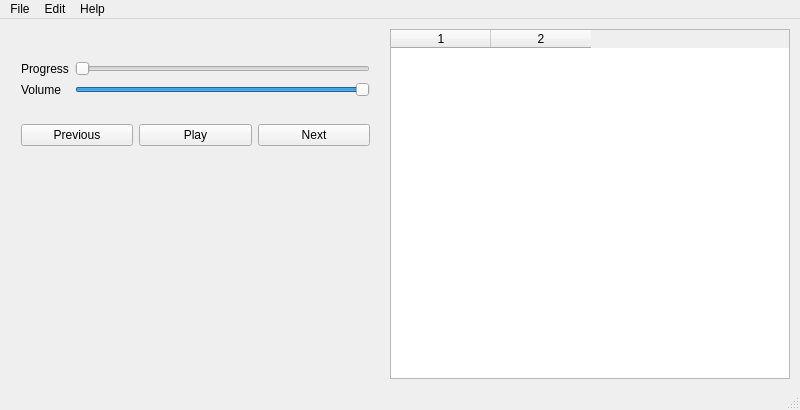
<?xml version="1.0" encoding="UTF-8"?>
<ui version="4.0">
 <class>MainWindow</class>
 <widget class="QMainWindow" name="MainWindow">
  <property name="geometry">
   <rect>
    <x>0</x>
    <y>0</y>
    <width>800</width>
    <height>410</height>
   </rect>
  </property>
  <property name="minimumSize">
   <size>
    <width>800</width>
    <height>410</height>
   </size>
  </property>
  <property name="windowTitle">
   <string>MainWindow</string>
  </property>
  <widget class="QWidget" name="centralWidget">
   <widget class="QWidget" name="layoutWidget">
    <property name="geometry">
     <rect>
      <x>10</x>
      <y>10</y>
      <width>371</width>
      <height>151</height>
     </rect>
    </property>
    <layout class="QGridLayout" name="gridLayout_2">
     <item row="0" column="0">
      <layout class="QGridLayout" name="gridLayout">
       <item row="0" column="0">
        <widget class="QLabel" name="label">
         <property name="text">
          <string>Progress</string>
         </property>
        </widget>
       </item>
       <item row="0" column="1">
        <widget class="QSlider" name="sliderProgress">
         <property name="orientation">
          <enum>Qt::Horizontal</enum>
         </property>
        </widget>
       </item>
       <item row="1" column="0">
        <widget class="QLabel" name="label_2">
         <property name="text">
          <string>Volume</string>
         </property>
        </widget>
       </item>
       <item row="1" column="1">
        <widget class="QSlider" name="sliderVolume">
         <property name="value">
          <number>99</number>
         </property>
         <property name="orientation">
          <enum>Qt::Horizontal</enum>
         </property>
        </widget>
       </item>
      </layout>
     </item>
     <item row="1" column="0">
      <layout class="QHBoxLayout" name="horizontalLayout">
       <item>
        <widget class="QPushButton" name="pushButton">
         <property name="text">
          <string>Previous</string>
         </property>
        </widget>
       </item>
       <item>
        <widget class="QPushButton" name="pushButton_2">
         <property name="text">
          <string>Play</string>
         </property>
        </widget>
       </item>
       <item>
        <widget class="QPushButton" name="pushButton_3">
         <property name="text">
          <string>Next</string>
         </property>
        </widget>
       </item>
      </layout>
     </item>
    </layout>
   </widget>
   <widget class="QTableWidget" name="tableWidget">
    <property name="enabled">
     <bool>true</bool>
    </property>
    <property name="geometry">
     <rect>
      <x>390</x>
      <y>10</y>
      <width>400</width>
      <height>350</height>
     </rect>
    </property>
    <property name="editTriggers">
     <set>QAbstractItemView::DoubleClicked</set>
    </property>
    <property name="columnCount">
     <number>2</number>
    </property>
    <column/>
    <column/>
   </widget>
   <zorder>layoutWidget</zorder>
   <zorder>tableWidget</zorder>
   <zorder></zorder>
  </widget>
  <widget class="QMenuBar" name="menuBar">
   <property name="geometry">
    <rect>
     <x>0</x>
     <y>0</y>
     <width>800</width>
     <height>21</height>
    </rect>
   </property>
   <widget class="QMenu" name="menuFile">
    <property name="title">
     <string>File</string>
    </property>
    <addaction name="actionOpen"/>
    <addaction name="actionOpen_audio_CD"/>
    <addaction name="separator"/>
    <addaction name="actionAdd"/>
    <addaction name="actionAdd_folder"/>
    <addaction name="actionAdd_location"/>
    <addaction name="separator"/>
    <addaction name="actionNew_playlist"/>
    <addaction name="actionLoad_playlist"/>
    <addaction name="actionSave_playlist"/>
    <addaction name="separator"/>
    <addaction name="actionOptions"/>
    <addaction name="separator"/>
    <addaction name="actionExit"/>
   </widget>
   <widget class="QMenu" name="menuEdit">
    <property name="title">
     <string>Edit</string>
    </property>
    <addaction name="actionUndo"/>
    <addaction name="actionRedo"/>
    <addaction name="separator"/>
   </widget>
   <widget class="QMenu" name="menuHelp">
    <property name="title">
     <string>Help</string>
    </property>
    <addaction name="actionAbout"/>
   </widget>
   <addaction name="menuFile"/>
   <addaction name="menuEdit"/>
   <addaction name="menuHelp"/>
  </widget>
  <widget class="QStatusBar" name="statusBar"/>
  <action name="actionOpen">
   <property name="text">
    <string>Open</string>
   </property>
  </action>
  <action name="actionAdd">
   <property name="text">
    <string>Add files</string>
   </property>
  </action>
  <action name="actionOpen_audio_CD">
   <property name="text">
    <string>Open audio CD</string>
   </property>
  </action>
  <action name="actionAdd_folder">
   <property name="text">
    <string>Add folder</string>
   </property>
  </action>
  <action name="actionAdd_location">
   <property name="text">
    <string>Add location</string>
   </property>
  </action>
  <action name="actionNew_playlist">
   <property name="text">
    <string>New playlist</string>
   </property>
  </action>
  <action name="actionLoad_playlist">
   <property name="text">
    <string>Load playlist</string>
   </property>
  </action>
  <action name="actionSave_playlist">
   <property name="text">
    <string>Save playlist</string>
   </property>
  </action>
  <action name="actionOptions">
   <property name="text">
    <string>Options</string>
   </property>
  </action>
  <action name="actionExit">
   <property name="text">
    <string>Exit</string>
   </property>
  </action>
  <action name="actionUndo">
   <property name="text">
    <string>Undo</string>
   </property>
  </action>
  <action name="actionRedo">
   <property name="text">
    <string>Redo</string>
   </property>
  </action>
  <action name="actionAbout">
   <property name="text">
    <string>About</string>
   </property>
  </action>
 </widget>
 <layoutdefault spacing="6" margin="11"/>
 <resources/>
 <connections/>
</ui>
